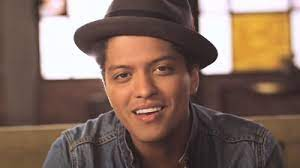
#> input picture TestImages/bruno-mars-eyes.jpeg, 300 x 168 px
$ jupyter execute --allow-errors Image-Classification.ipynb   (shell and % lines are left out)
#> lines starting #> are read from the running program, lines starting #| are printed output that depends on the picture; after the words box and inside, x2 and y2 are one past the last pixel; in counts of white or black regions, pixels touching at a corner belong together
[cell 1]
import numpy as np
import cv2
import matplotlib
from matplotlib import pyplot as plt

[cell 2]
img = cv2.imread('./TestImages/bruno-mars-eyes.jpeg')
#> img is the input picture: shape (168, 300, 3); mean B, G, R 91.3, 103.6, 128.2
img.shape
#> Out = (168, 300, 3)

[cell 3]
plt.imshow(img)

[cell 4]
gray = cv2.cvtColor(img, cv2.COLOR_BGR2GRAY)
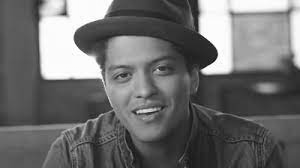
#> gray: shape (168, 300); min 11, max 255, mean 109.5
gray.shape
#> Out = (168, 300)

[cell 5]
gray
plt.imshow(gray, cmap='gray')

[cell 6]
face_cascade = cv2.CascadeClassifier('./opencv/haarcascades/haarcascade_frontalface_default.xml')
eye_cascade = cv2.CascadeClassifier('./opencv/haarcascades/haarcascade_eye.xml')

faces = face_cascade.detectMultiScale(gray, 1.3, 5)
#> faces = [[95, 35, 97, 97]]
faces
#> Out = [[95, 35, 97, 97]]

[cell 7]
(x,y,w,h) = faces[0]
#> x = 95; y = 35; w = 97; h = 97
x,y,w,h
#> Out = (95, 35, 97, 97)

[cell 8]
face_img = cv2.rectangle(img,(x,y),(x+w,y+h),(255,0,0),2)
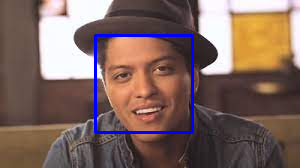
#> face_img: shape (168, 300, 3); mean B, G, R 95.6, 101.9, 125.9
plt.imshow(face_img)

[cell 9]
cv2.destroyAllWindows()
for (x,y,w,h) in faces:
    face_img = cv2.rectangle(img,(x,y),(x+w,y+h),(255,0,0),2)
    roi_gray = gray[y:y+h, x:x+w]
    roi_color = face_img[y:y+h, x:x+w]
    eyes = eye_cascade.detectMultiScale(roi_gray)
    for (ex,ey,ew,eh) in eyes:
        cv2.rectangle(roi_color,(ex,ey),(ex+ew,ey+eh),(0,255,0),2)
#> this loop made 1 pass
#> (x, y, w, h, eyes) on pass 1: (95, 35, 97, 97, [[52, 22, 26, 26], [14, 26, 28, 28]])
#> pass 1, `roi_gray = gray[y:y+h, x:x+w]`:
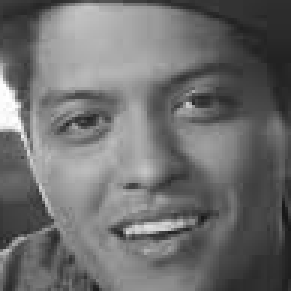
#> roi_gray: shape (97, 97) (shown 3 times larger); min 23, max 255, mean 110.2
#> pass 1, `roi_color = face_img[y:y+h, x:x+w]`:
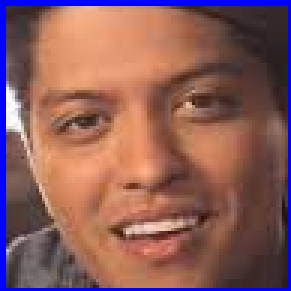
#> roi_color: shape (97, 97, 3) (shown 3 times larger); mean B, G, R 91.3, 93.4, 138.9
#> after the loop:
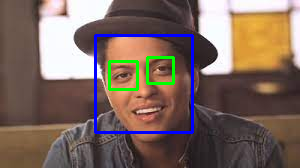
#> img: shape (168, 300, 3); 1.27% of pixels changed, all inside (x1, y1, x2, y2) = (108, 56, 175, 91)
#> after the loop:
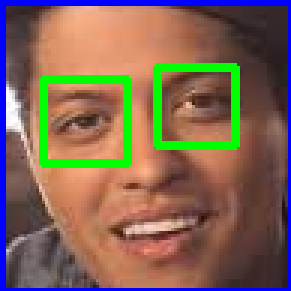
#> roi_color: shape (97, 97, 3) (shown 3 times larger); 6.8% of pixels changed, all inside (x1, y1, x2, y2) = (13, 21, 80, 56)


plt.figure()
plt.imshow(face_img, cmap='gray')
plt.show()

[cell 10]
plt.imshow(roi_color, cmap='gray')

[cell 11]
def get_cropped_image_if_2_eyes(image_path):
#> called with image_path = './TestImages/bruno-mars-eyes.jpeg'
    img = cv2.imread(image_path)
    gray = cv2.cvtColor(img, cv2.COLOR_BGR2GRAY)
    faces = face_cascade.detectMultiScale(gray, 1.3, 5)
#> faces = [[95, 35, 97, 97]]
    for (x,y,w,h) in faces:
        roi_gray = gray[y:y+h, x:x+w]
        roi_color = img[y:y+h, x:x+w]
        eyes = eye_cascade.detectMultiScale(roi_gray)
        if len(eyes) >= 2:
            return roi_color
#> this loop made 1 pass
#> pass 1, in get_cropped_image_if_2_eyes, `roi_color = img[y:y+h, x:x+w]`:
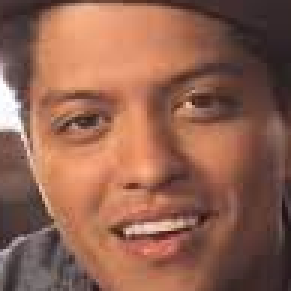
#> roi_color: shape (97, 97, 3) (shown 3 times larger); mean B, G, R 80.2, 98.2, 145.1

[cell 12]
cropped_image = get_cropped_image_if_2_eyes('./TestImages/bruno-mars-eyes.jpeg')
plt.imshow(cropped_image)

[cell 13]
img_obstructed = cv2.imread('./TestImages/bruno-mars.jpg')
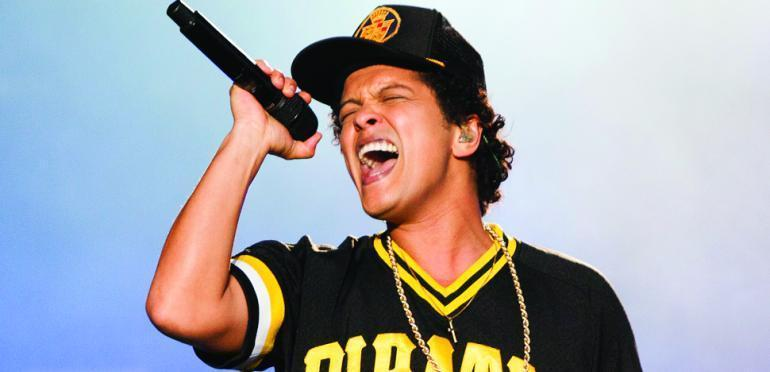
#> input picture TestImages/bruno-mars.jpg, 770 x 372 px
#> img_obstructed is the input picture: shape (372, 770, 3); mean B, G, R 171.1, 165.3, 164.4
plt.imshow(img_obstructed)

[cell 14]
cropped_img_no_2_eyes = get_cropped_image_if_2_eyes('./TestImages/bruno-mars.jpg')
#> call 2 of get_cropped_image_if_2_eyes, with image_path = './TestImages/bruno-mars.jpg'
#> in get_cropped_image_if_2_eyes (call 2), `gray = cv2.cvtColor(img, cv2.COLOR_BGR2GRAY)`:
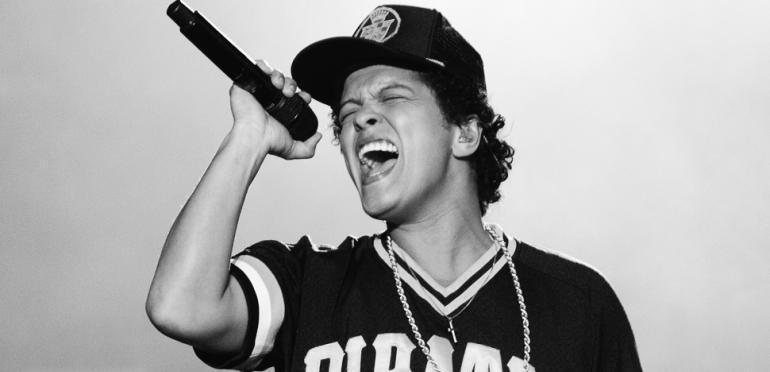
#> gray: shape (372, 770); min 0, max 255, mean 165.7
#> in get_cropped_image_if_2_eyes (call 2), `faces = face_cascade.detectMultiScale(gray, 1.3, 5)`: faces = ()
cropped_img_no_2_eyes

<h5>Since cropped_img_no_2_eyes is None, this image should be disregarded and will not be included in the model training process.</h5>

<h2>Cropping and Saving Images</h2>

[cell 15]
data_path = "./images_dataset/"
cropped_path = "./images_dataset/cropped/"

[cell 16]
import os
img_dirs = []
for entry in os.scandir(data_path):
    if entry.is_dir():
        img_dirs.append(entry.path)

img_dirs

[cell 17]
import shutil
if os.path.exists(cropped_path):
     shutil.rmtree(cropped_path)
os.mkdir(cropped_path)

[cell 18]
cropped_dirs = []
celebrity_file_names_dict = {}
#> (the rest of this cell did not finish here and is left out)
